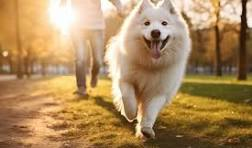
#> input picture opencv_face_detection/photos/dog.jpeg, 252 x 148 px, found by its file name
$ python colorspaces.py
#> lines starting #> are read from the running program, lines starting #| are printed output that depends on the picture
import cv2 as cv

#reading images
img = cv.imread('opencv_face_detection/photos/dog.jpeg')
#> img is the input picture: shape (148, 252, 3); mean B, G, R 93.4, 138.5, 172.9
cv.imshow('Dog',img)

#BGR to grayscale
gray = cv.cvtColor(img,cv.COLOR_BGR2GRAY)
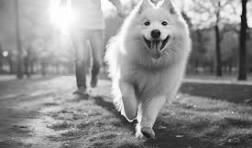
#> gray: shape (148, 252); min 5, max 255, mean 143.6
cv.imshow('Gray',gray)

#BGR to HSV
hsv = cv.cvtColor(img,cv.COLOR_BGR2HSV)
#> hsv: shape (148, 252, 3); mean H, S, V 17.8, 128.6, 172.9
cv.imshow('HSV',hsv)

#BGR to LAB
lab = cv.cvtColor(img,cv.COLOR_BGR2LAB)
#> lab: shape (148, 252, 3); mean of channels 0, 1, 2 151.4, 136.1, 157
cv.imshow('LAB',lab)

cv.waitKey(0)

$ run again, with opencv_face_detection/photos/man.jpg copied over opencv_face_detection/photos/dog.jpeg
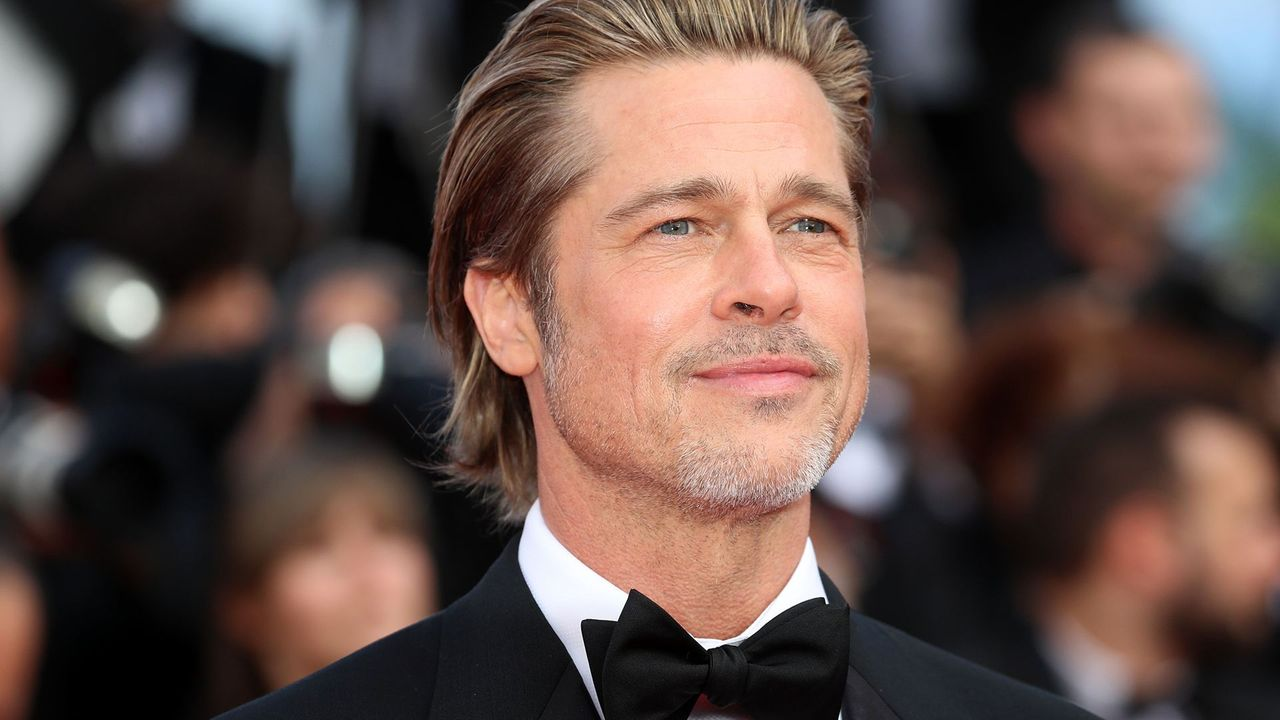
#> input picture opencv_face_detection/photos/man.jpg, 1280 x 720 px, found by its file name
#> img is the input picture: shape (720, 1280, 3); mean B, G, R 71, 77.1, 96.5
#> `gray = cv.cvtColor(img,cv.COLOR_BGR2GRAY)`:
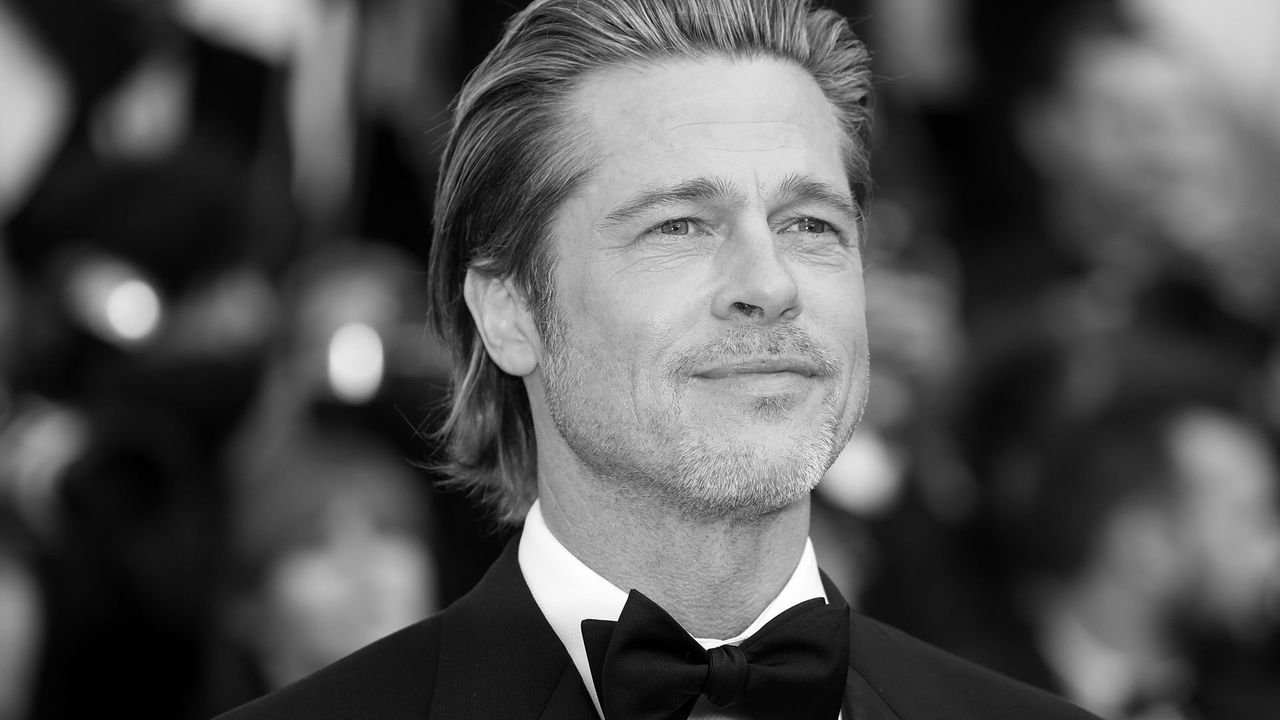
#> gray: shape (720, 1280); min 0, max 255, mean 82.2
#> hsv: shape (720, 1280, 3); mean H, S, V 42.4, 75, 100.1
#> lab: shape (720, 1280, 3); mean of channels 0, 1, 2 84.9, 135.2, 134.5

$ run again, with opencv_face_detection/photos/park.jpg copied over opencv_face_detection/photos/dog.jpeg
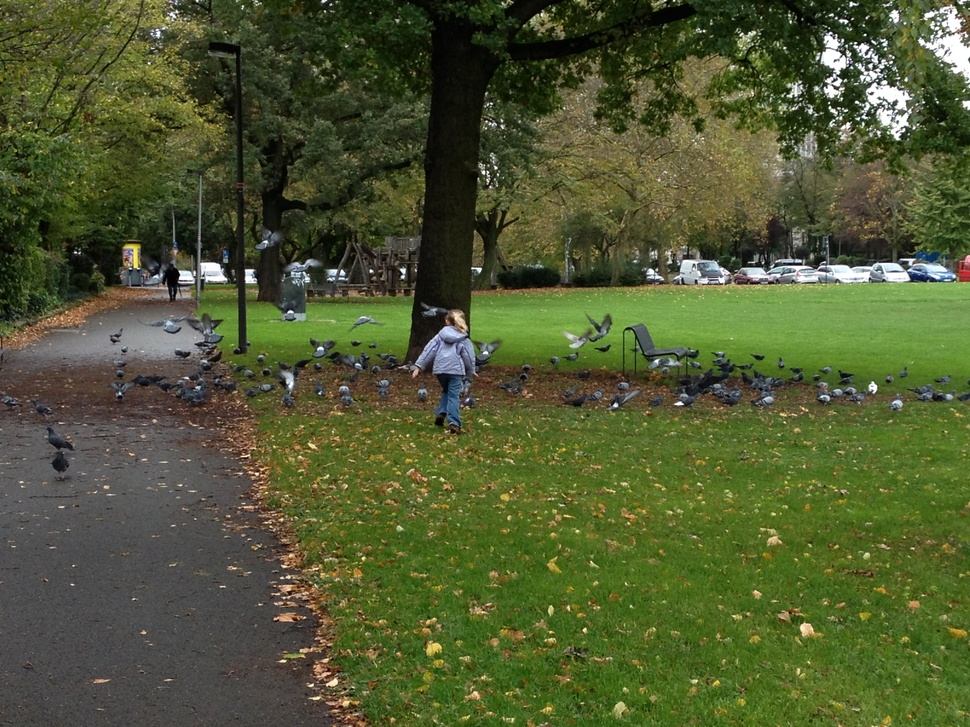
#> input picture opencv_face_detection/photos/park.jpg, 970 x 727 px, shrunk from 3264 x 2448 before the run, found by its file name
#> img is the input picture: shape (727, 970, 3); mean B, G, R 50, 88.6, 79.7
#> `gray = cv.cvtColor(img,cv.COLOR_BGR2GRAY)`:
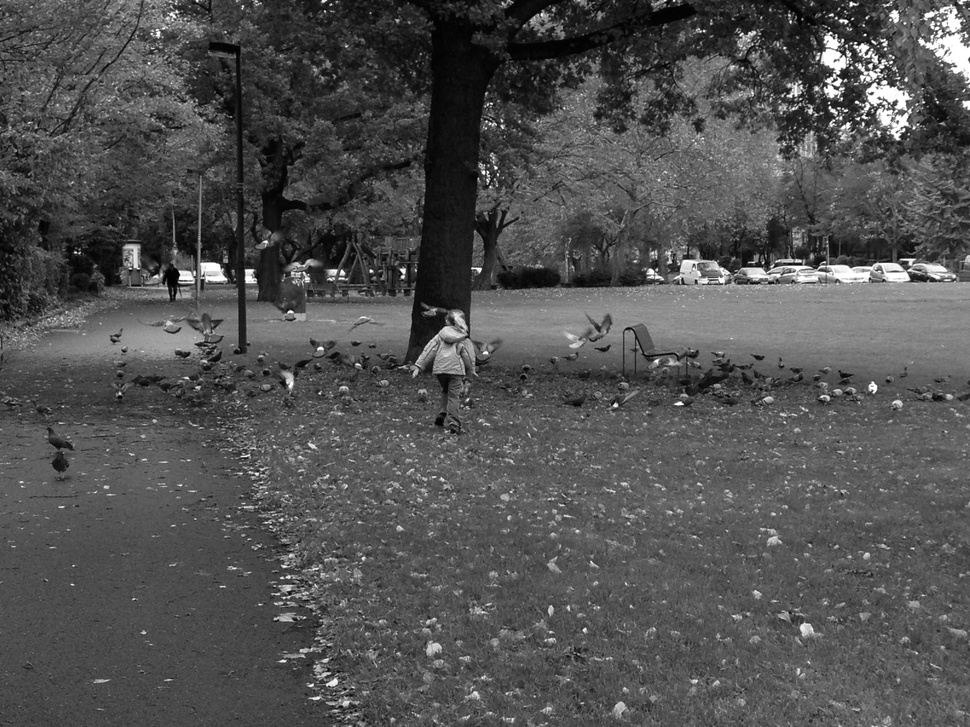
#> gray: shape (727, 970); min 0, max 255, mean 81.5
#> hsv: shape (727, 970, 3); mean H, S, V 40, 121.2, 91.2
#> lab: shape (727, 970, 3); mean of channels 0, 1, 2 90.9, 118.2, 148.4
